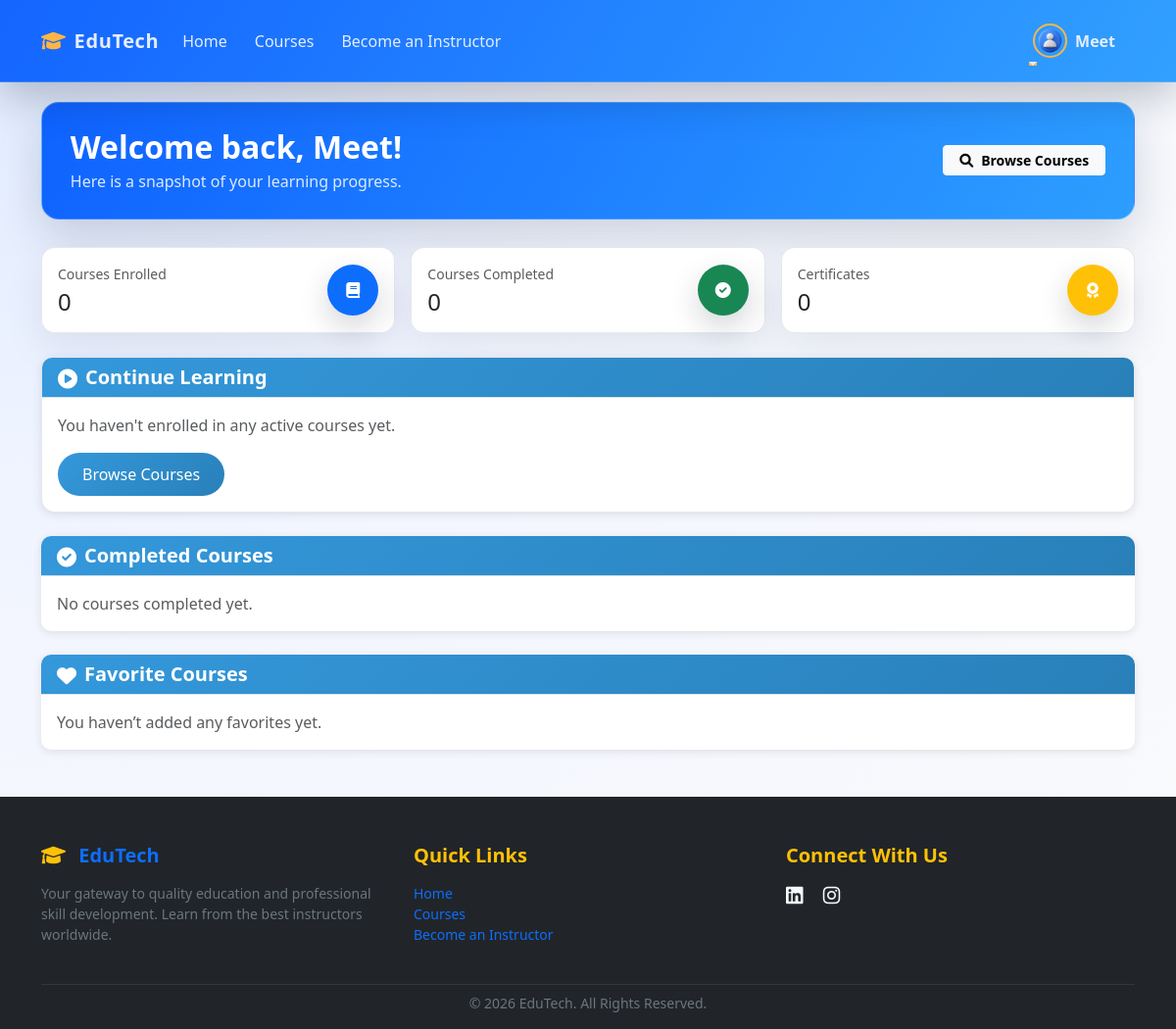
/dashboard.php (signed in), run on an earlier commit of the app's database.
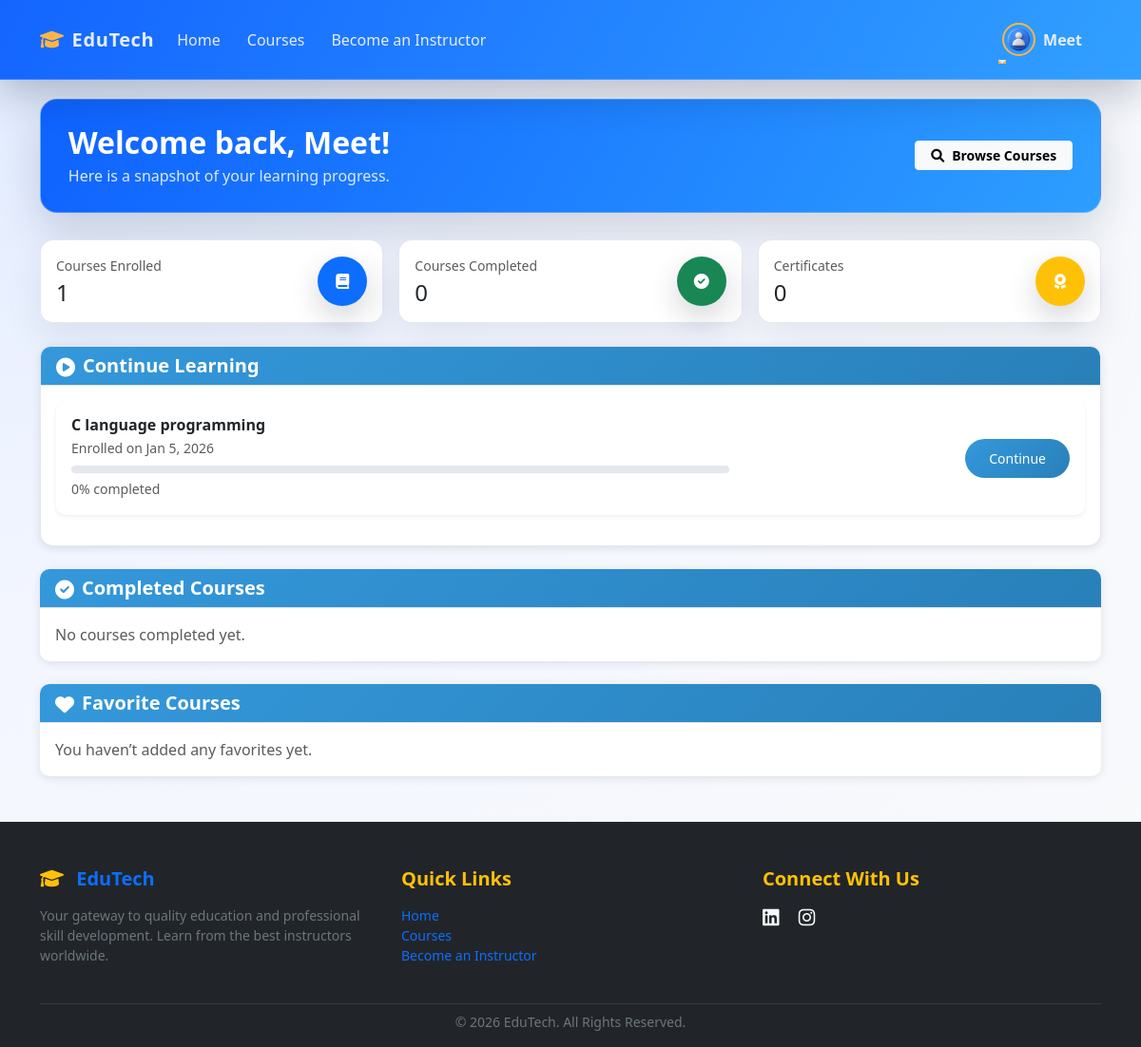
And on a later commit of the database.
### tables this page shows
CREATE TABLE `enrollments` (
  `id` int(11) NOT NULL,
  `user_id` int(11) DEFAULT NULL,
  `course_id` int(11) DEFAULT NULL,
  `payment_id` varchar(100) DEFAULT NULL,
  `enrolled_at` timestamp NOT NULL DEFAULT current_timestamp(),
  `completed_at` timestamp NULL DEFAULT NULL,
  `progress` int(11) DEFAULT 0,
  `completed` tinyint(1) DEFAULT 0,
  `created_at` timestamp NOT NULL DEFAULT current_timestamp(),
  `updated_at` timestamp NULL DEFAULT NULL ON UPDATE current_timestamp()
);

CREATE TABLE `courses` (
  `id` int(11) NOT NULL,
  `title` varchar(255) NOT NULL,
  `description` text DEFAULT NULL,
  `instructor_id` int(11) DEFAULT NULL,
  `category` varchar(100) DEFAULT NULL,
  `price` decimal(10,2) DEFAULT 0.00,
  `thumbnail` varchar(255) DEFAULT NULL,
  `duration` int(11) DEFAULT 0,
  `level` enum('beginner','intermediate','advanced') DEFAULT 'beginner',
  `created_at` timestamp NOT NULL DEFAULT current_timestamp(),
  `updated_at` timestamp NOT NULL DEFAULT current_timestamp() ON UPDATE current_timestamp()
);

### dashboard.php (the view, shortened to what the changed rows need)
<?php
include 'includes/header.php';
global $pdo;
$userId = $_SESSION['user_id'];
$userName = $_SESSION['first_name'] ?? 'User';
function getCourseProgress(PDO $pdo, int $userId, int $courseId): int
{
    $totalStmt = $pdo->prepare("
        SELECT COUNT(*)
        FROM lessons l
        JOIN course_modules cm ON l.module_id = cm.id
        WHERE cm.course_id = ?
    ");
    $totalStmt->execute([$courseId]);
    $totalLessons = (int) $totalStmt->fetchColumn();
    $completedStmt = $pdo->prepare("
        SELECT COUNT(*)
        FROM user_progress up
        JOIN lessons l ON up.lesson_id = l.id
        JOIN course_modules cm ON l.module_id = cm.id
        WHERE up.user_id = ? AND up.completed = 1 AND cm.course_id = ?
    ");
    $completedStmt->execute([$userId, $courseId]);
    $completedLessons = (int) $completedStmt->fetchColumn();
    return (int) round($completedLessons * 100 / $totalLessons);
}
$stmt = $pdo->prepare("
    SELECT c.*, e.enrolled_at
    FROM enrollments e
    JOIN courses c ON e.course_id = c.id
    WHERE e.user_id = ?
    ORDER BY e.enrolled_at DESC
");
$stmt->execute([$userId]);
$allEnrolledCourses = $stmt->fetchAll();
$continueCourses = [];
$completedCoursesList = [];
foreach ($allEnrolledCourses as &$courseRow) {
    $progress = getCourseProgress($pdo, $userId, (int) $courseRow['id']);
    $courseRow['progress'] = $progress;
    if ($progress === 100) {
        $completedCoursesList[] = $courseRow;
    } else {
        $continueCourses[] = $courseRow;
    }
}
$totalCourses = count($allEnrolledCourses);
?>
<div class="container mt-4 mb-5">
    <div class="dashboard-hero">
        <div class="d-flex flex-column flex-md-row align-items-md-center justify-content-between">
            <div>
                <h2 class="mb-1">Welcome back, <?= htmlspecialchars($userName); ?>!</h2>
            </div>
        </div>
    </div>
    <div class="row mb-4 g-3">
        <div class="col-md-4">
            <div class="card stat-card">
                <div class="card-body d-flex justify-content-between align-items-center">
                    <div>
                        <p class="text-muted mb-1 small">Courses Enrolled</p>
                        <h4 class="mb-0"><?= $totalCourses; ?></h4>
                    </div>
                </div>
            </div>
        </div>
    </div>
    <div class="card course-card mb-4">
        <div class="card-body">
            <?php if (empty($continueCourses)): ?>
                <p class="text-muted mb-3">You haven't enrolled in any active courses yet.</p>
                <a href="courses.php" class="btn btn-primary">Browse Courses</a>
            <?php else: ?>
                <?php foreach ($continueCourses as $course): ?>
                    <div class="card mb-3 border-0 shadow-sm">
                        <div class="card-body">
                            <div class="row align-items-center">
                                <div class="col-md-8">
                                    <h6 class="fw-bold mb-1"><?= htmlspecialchars($course['title']); ?></h6>
                                    <p class="text-muted mb-2 small">
                                        Enrolled on <?= date('M j, Y', strtotime($course['enrolled_at'])); ?>
                                    </p>
                                    <div class="progress mb-1" style="height: 8px;">
                                    </div>
                                    <small class="text-muted"><?= $course['progress']; ?>% completed</small>
                                </div>
                                <div class="col-md-4 text-md-end mt-3 mt-md-0">
                                    <a href="course-detail.php?id=<?= $course['id']; ?>" class="btn btn-sm btn-primary">
                                        Continue
                                    </a>
                                </div>
                            </div>
                        </div>
                    </div>
                <?php endforeach; ?>
            <?php endif; ?>
        </div>
    </div>
</div>
<?php include 'includes/footer.php'; ?>

What changed in the data, as far as the page shows it:
added enrollments: course.title "C language programming", enrolled_at "Jan 5, 2026", progress "0"
Also different on the page:
$totalCourses: "0" → "1"
text no longer shown: "You haven't enrolled in any active courses yet. Browse Courses"
